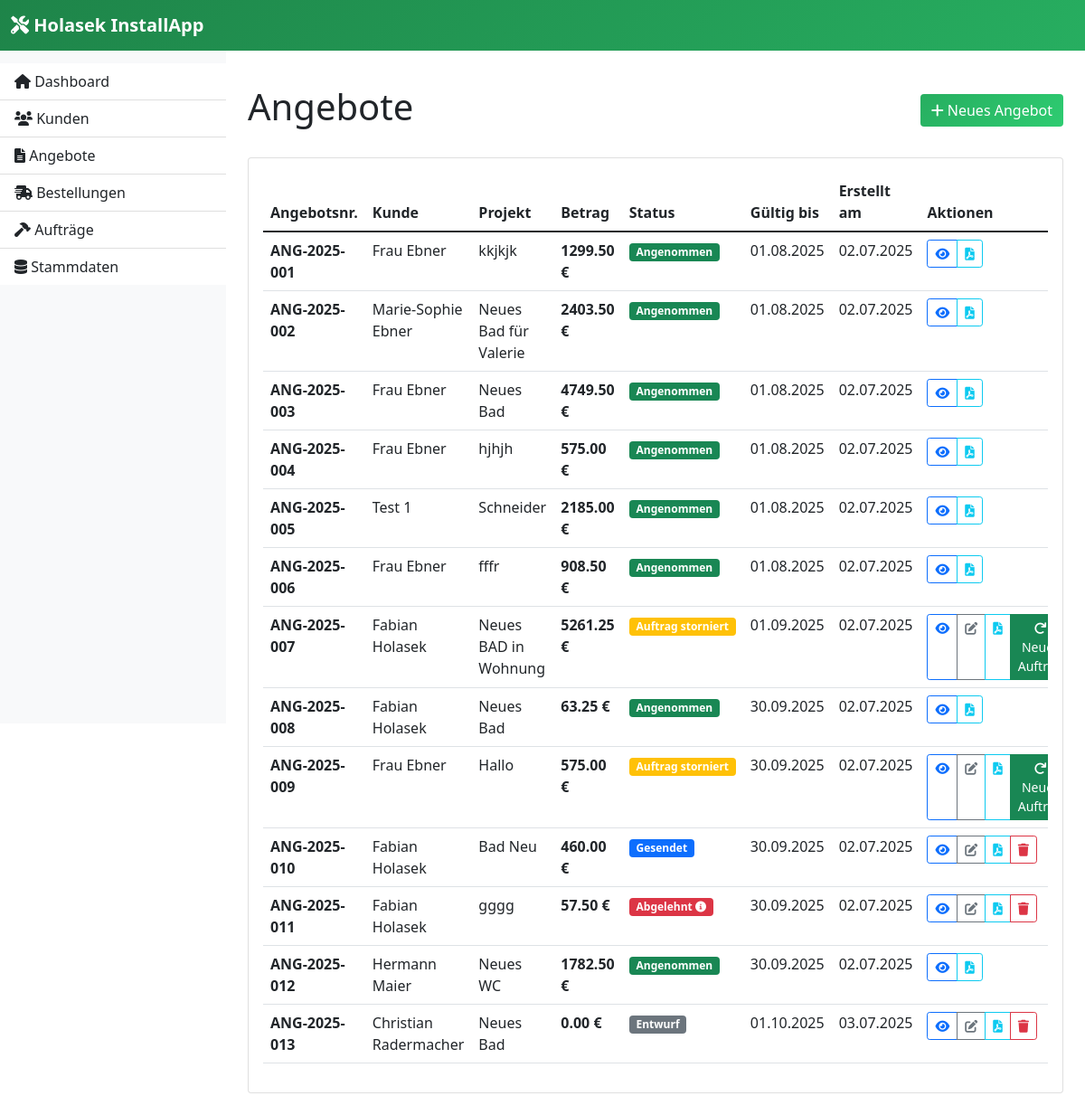
Screenshot of /quotes with the database file from the repository.
### models.py (models this page shows, shortened)
class Quote(db.Model):
    id = db.Column(db.Integer, primary_key=True)
    quote_number = db.Column(db.String(50), unique=True, nullable=False)
    customer_id = db.Column(db.Integer, db.ForeignKey('customer.id'), nullable=False)
    project_description = db.Column(db.Text)
    total_amount = db.Column(db.Float, default=0.0)
    status = db.Column(db.String(20), default='Entwurf')  # Entwurf, Gesendet, Angenommen, Abgelehnt
    created_at = db.Column(db.DateTime, default=datetime.utcnow)
    valid_until = db.Column(db.Date)
    include_additional_info = db.Column(db.Boolean, default=True)
    show_subitem_prices = db.Column(db.Boolean, default=False)  # Preistransparenz Unterpositionen
    markup_percentage = db.Column(db.Float, default=15.0)  # Aufschlag in Prozent (Standard: 15%)
    quote_items = db.relationship('QuoteItem', backref='quote', lazy=True, cascade='all, delete-orphan')

class Customer(db.Model):
    id = db.Column(db.Integer, primary_key=True)
    first_name = db.Column(db.String(100), nullable=False)
    last_name = db.Column(db.String(100), nullable=False)
    email = db.Column(db.String(120), nullable=False)
    phone = db.Column(db.String(20))
    address = db.Column(db.Text)
    city = db.Column(db.String(100))
    postal_code = db.Column(db.String(10))
    created_at = db.Column(db.DateTime, default=datetime.utcnow)
    quotes = db.relationship('Quote', backref='customer', lazy=True)

### app.py (the view)
    @app.route('/quotes')
    def quotes():
        quotes = Quote.query.all()
        return render_template('quotes.html', quotes=quotes)

### app.py (called while the page is built)
def create_app():
    app = Flask(__name__)
    app.config.from_object(Config)
    db.init_app(app)
    app.config['UPLOAD_FOLDER'] = os.path.join(app.root_path, 'static', 'uploads')
    app.config['MAX_CONTENT_LENGTH'] = 16 * 1024 * 1024  # 16MB max file size
    os.makedirs(app.config['UPLOAD_FOLDER'], exist_ok=True)
    @app.template_filter('from_json')
    def from_json_filter(value):
        """Konvertiert JSON-String zu Python-Objekt"""
        if not value:
            return []
        try:
            return json.loads(value)
        except (json.JSONDecodeError, TypeError):
            return []
    @app.context_processor
    def inject_global_vars():
        return {
            'get_default_hourly_rate': get_default_hourly_rate
        }
    register_routes(app)
    return app

### templates/quotes.html (shortened to what this page needs)
{% extends "base.html" %}
{% block content %}
<div class="row">
    <div class="col-12 d-flex justify-content-between align-items-center mb-4">
        <h1>Angebote</h1>
        <a href="{{ url_for('new_quote') }}" class="btn btn-primary">
            <i class="fas fa-plus"></i> Neues Angebot
        </a>
    </div>
</div>
<div class="row">
    <div class="col-12">
        <div class="card">
            <div class="card-body">
                {% if quotes %}
                <div class="table-responsive">
                    <table class="table table-hover">
                        <thead>
                            <tr>
                                <th>Angebotsnr.</th>
                                <th>Kunde</th>
                                <th>Projekt</th>
                                <th>Betrag</th>
                                <th>Status</th>
                                <th>Gültig bis</th>
                                <th>Erstellt am</th>
                                <th>Aktionen</th>
                            </tr>
                        </thead>
                        <tbody>
                            {% for quote in quotes %}
                            <tr>
                                <td><strong>{{ quote.quote_number }}</strong></td>
                                <td>{{ quote.customer.first_name }} {{ quote.customer.last_name }}</td>
                                <td>{{ quote.project_description[:30] + '...' if quote.project_description and quote.project_description|length > 30 else quote.project_description or '-' }}</td>
                                <td><strong>{{ "%.2f"|format(quote.total_amount or 0) }} €</strong></td>
                                <td>
                                    {% if quote.status == 'Entwurf' %}
                                        <span class="badge bg-secondary">{{ quote.status }}</span>
                                    {% elif quote.status == 'Gesendet' %}
                                        <span class="badge bg-primary">{{ quote.status }}</span>
                                    {% elif quote.status == 'Angenommen' %}
                                        <span class="badge bg-success">{{ quote.status }}</span>
                                    {% elif quote.status == 'Angenommen, Auftrag storniert' %}
                                        <span class="badge bg-warning">Auftrag storniert</span>
                                    {% elif quote.status == 'Abgelehnt' %}
                                        {% if quote.rejection and quote.rejection.rejection_reason %}
                                        <span class="badge bg-danger" data-bs-toggle="tooltip"
                                              title="Grund: {{ quote.rejection.rejection_reason[:100] }}{{ '...' if quote.rejection.rejection_reason|length > 100 else '' }}">
                                            {{ quote.status }} <i class="fas fa-info-circle"></i>
                                        </span>
                                        {% else %}
                                        <span class="badge bg-danger">{{ quote.status }}</span>
                                        {% endif %}
                                    {% endif %}
                                </td>
                                <td>{{ quote.valid_until.strftime('%d.%m.%Y') if quote.valid_until else '-' }}</td>
                                <td>{{ quote.created_at.strftime('%d.%m.%Y') }}</td>
                                <td>
                                    <div class="btn-group" role="group">
                                        <a href="{{ url_for('view_quote', id=quote.id) }}" class="btn btn-sm btn-outline-primary">
                                            <i class="fas fa-eye"></i>
                                        </a>
                                        {% if quote.status not in ['Angenommen'] %}
                                            <a href="{{ url_for('edit_quote', id=quote.id) }}" class="btn btn-sm btn-outline-secondary">
                                                <i class="fas fa-edit"></i>
                                            </a>
                                        {% endif %}
                                        <a href="{{ url_for('export_quote_pdf', id=quote.id) }}" class="btn btn-sm btn-outline-info">
                                            <i class="fas fa-file-pdf"></i>
                                        </a>
                                        {% if quote.status == 'Angenommen, Auftrag storniert' %}
                                            <a href="{{ url_for('accept_quote', id=quote.id) }}" class="btn btn-sm btn-success"
                                               title="Neuen Auftrag erstellen">
                                                <i class="fas fa-redo"></i> Neuer Auftrag
                                            </a>
                                        {% endif %}
                                        {% if quote.status not in ['Angenommen'] %}
                                            <a href="{{ url_for('delete_quote', id=quote.id) }}"
                                               class="btn btn-sm btn-outline-danger"
                                               onclick="return confirm('Angebot {{ quote.quote_number }} wirklich löschen? Diese Aktion kann nicht rückgängig gemacht werden!')">
                                                <i class="fas fa-trash"></i>
                                            </a>
                                        {% endif %}
                                    </div>
                                </td>
                            </tr>
                            {% endfor %}
                        </tbody>
                    </table>
                </div>
                {% endif %}
            </div>
        </div>
    </div>
</div>
{% endblock %}

### templates/base.html (style rules this page uses)
.btn-primary { background: linear-gradient(135deg, #27ae60 0%, #2ecc71 100%); border: none; }

### rows the page displays
Quote: quote_number "ANG-2025-001", customer.first_name "Frau", customer.last_name "Ebner", project_description "kkjkjk", total_amount "1299.50", status "Angenommen", valid_until "01.08.2025", created_at "02.07.2025"
Quote: quote_number "ANG-2025-002", customer.first_name "Marie-Sophie", customer.last_name "Ebner", project_description "Neues Bad für Valerie", total_amount "2403.50", status "Angenommen", valid_until "01.08.2025", created_at "02.07.2025"
Quote: quote_number "ANG-2025-003", customer.first_name "Frau", customer.last_name "Ebner", project_description "Neues Bad", total_amount "4749.50", status "Angenommen", valid_until "01.08.2025", created_at "02.07.2025"
Quote: quote_number "ANG-2025-004", customer.first_name "Frau", customer.last_name "Ebner", project_description "hjhjh", total_amount "575.00", status "Angenommen", valid_until "01.08.2025", created_at "02.07.2025"
Quote: quote_number "ANG-2025-005", customer.first_name "Test", customer.last_name "1", project_description "Schneider", total_amount "2185.00", status "Angenommen", valid_until "01.08.2025", created_at "02.07.2025"
Quote: quote_number "ANG-2025-006", customer.first_name "Frau", customer.last_name "Ebner", project_description "fffr", total_amount "908.50", status "Angenommen", valid_until "01.08.2025", created_at "02.07.2025"
Quote: quote_number "ANG-2025-007", customer.first_name "Fabian", customer.last_name "Holasek", project_description "Neues BAD in Wohnung", total_amount "5261.25", shows "Auftrag storniert", valid_until "01.09.2025", created_at "02.07.2025"
Quote: quote_number "ANG-2025-008", customer.first_name "Fabian", customer.last_name "Holasek", project_description "Neues Bad", total_amount "63.25", status "Angenommen", valid_until "30.09.2025", created_at "02.07.2025"
Quote: quote_number "ANG-2025-009", customer.first_name "Frau", customer.last_name "Ebner", project_description "Hallo", total_amount "575.00", shows "Auftrag storniert", valid_until "30.09.2025", created_at "02.07.2025"
Quote: quote_number "ANG-2025-010", customer.first_name "Fabian", customer.last_name "Holasek", project_description "Bad Neu", total_amount "460.00", status "Gesendet", valid_until "30.09.2025", created_at "02.07.2025"
Quote: quote_number "ANG-2025-011", customer.first_name "Fabian", customer.last_name "Holasek", project_description "gggg", total_amount "57.50", status "Abgelehnt", valid_until "30.09.2025", created_at "02.07.2025"
Quote: quote_number "ANG-2025-012", customer.first_name "Hermann", customer.last_name "Maier", project_description "Neues WC", total_amount "1782.50", status "Angenommen", valid_until "30.09.2025", created_at "02.07.2025"
Quote: quote_number "ANG-2025-013", customer.first_name "Christian", customer.last_name "Radermacher", project_description "Neues Bad", total_amount "0.00", status "Entwurf", valid_until "01.10.2025", created_at "03.07.2025"
